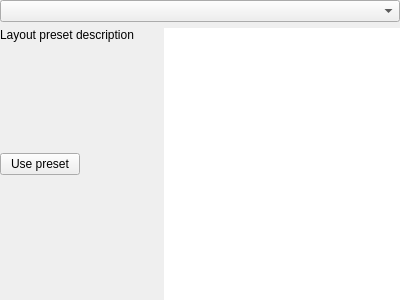
<?xml version="1.0" encoding="UTF-8"?>
<ui version="4.0">
 <class>LayoutPresetWidget</class>
 <widget class="QWidget" name="LayoutPresetWidget">
  <property name="geometry">
   <rect>
    <x>0</x>
    <y>0</y>
    <width>400</width>
    <height>300</height>
   </rect>
  </property>
  <property name="windowTitle">
   <string notr="true"/>
  </property>
  <layout class="QGridLayout" name="gridLayout">
   <property name="leftMargin">
    <number>0</number>
   </property>
   <property name="topMargin">
    <number>0</number>
   </property>
   <property name="rightMargin">
    <number>0</number>
   </property>
   <property name="bottomMargin">
    <number>0</number>
   </property>
   <item row="0" column="0" colspan="2">
    <widget class="QComboBox" name="layoutPresetComboBox"/>
   </item>
   <item row="1" column="1" rowspan="3">
     <widget class="QGraphicsView" name="layoutPresetGraphicsView">
     <property name="sizePolicy">
      <sizepolicy hsizetype="Expanding" vsizetype="Expanding">
       <horstretch>3</horstretch>
       <verstretch>0</verstretch>
      </sizepolicy>
     </property>
     <property name="styleSheet">
      <string notr="true"/>
     </property>
     <property name="frameShape">
      <enum>QFrame::NoFrame</enum>
     </property>
    </widget>
   </item>
   <item row="1" column="0">
     <widget class="QLabel" name="layoutPresetDescriptionLabel">
     <property name="sizePolicy">
      <sizepolicy hsizetype="Preferred" vsizetype="Preferred">
       <horstretch>2</horstretch>
       <verstretch>0</verstretch>
      </sizepolicy>
     </property>
     <property name="text">
       <string notr="true">Layout preset description</string>
     </property>
     <property name="alignment">
      <set>Qt::AlignLeading|Qt::AlignLeft|Qt::AlignTop</set>
     </property>
     <property name="wordWrap">
      <bool>true</bool>
     </property>
     <property name="textInteractionFlags">
      <set>Qt::LinksAccessibleByMouse|Qt::TextSelectableByMouse</set>
     </property>
    </widget>
   </item>
   <item row="2" column="0">
    <widget class="QFrame" name="frame">
     <property name="sizePolicy">
      <sizepolicy hsizetype="Preferred" vsizetype="Preferred">
       <horstretch>2</horstretch>
       <verstretch>0</verstretch>
      </sizepolicy>
     </property>
     <property name="frameShape">
      <enum>QFrame::NoFrame</enum>
     </property>
     <layout class="QHBoxLayout" name="horizontalLayout">
      <property name="leftMargin">
       <number>0</number>
      </property>
      <property name="topMargin">
       <number>0</number>
      </property>
      <property name="rightMargin">
       <number>0</number>
      </property>
      <property name="bottomMargin">
       <number>0</number>
      </property>
      <item>
       <widget class="QPushButton" name="useLayoutPresetPushButton">
        <property name="text">
         <string>Use preset</string>
        </property>
        <property name="icon">
         <iconset resource="../breeze-qownnotes.qrc">
          <normaloff>:/icons/breeze-qownnotes/16x16/window.svg</normaloff>:/icons/breeze-qownnotes/16x16/window.svg</iconset>
        </property>
       </widget>
      </item>
      <item>
       <spacer name="horizontalSpacer">
        <property name="orientation">
         <enum>Qt::Horizontal</enum>
        </property>
        <property name="sizeHint" stdset="0">
         <size>
          <width>40</width>
          <height>20</height>
         </size>
        </property>
       </spacer>
      </item>
     </layout>
    </widget>
   </item>
  </layout>
 </widget>
 <resources>
  <include location="../breeze-qownnotes.qrc"/>
 </resources>
 <connections/>
</ui>
